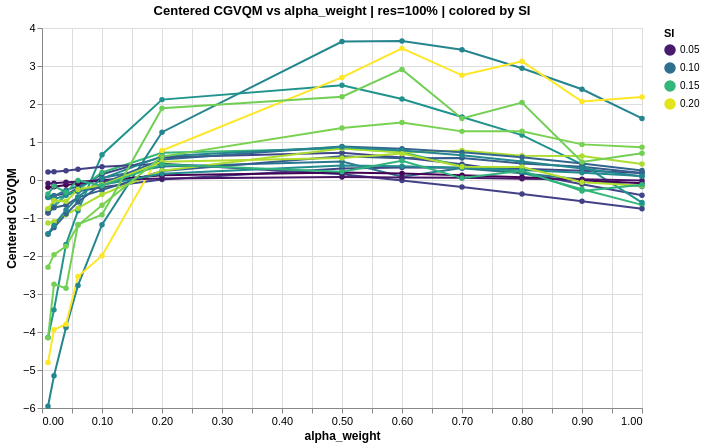

The code cell stored with this chart in its notebook:
### Code cell
# ──────────────────────────────────────────────
# Cell 6: Score curves — CGVQM vs TAA parameter value
#         one line per scene, colored by a chosen video feature
#         adjust feature/param/resolution to explore
# ──────────────────────────────────────────────

def plot_score_curves(df, stats_df, feature, param, resolution, features):
    """
    Shows how centered CGVQM changes as a TAA parameter sweeps its values.
    Each line = one scene, colored by the chosen video feature.
    Useful for seeing if e.g. high-TI scenes have different curve shapes for alpha_weight.
    """
    if feature not in features:
        print(f"Feature '{feature}' not available. Choose from: {features}")
        return None

    df_plot = df[
        (df['parameter'] == param) &
        (df['resolution'] == int(resolution))
    ].merge(stats_df, on='scene', how='inner')

    return alt.Chart(df_plot).mark_line(point=True).encode(
        x=alt.X('value:Q', title=param),
        y=alt.Y('score_centered:Q', title='Centered CGVQM',
                scale=alt.Scale(zero=False)),
        color=alt.Color(f'{feature}:Q',
                        scale=alt.Scale(scheme='viridis'),
                        title=feature),
        detail='scene:N',
        tooltip=['scene',
                 alt.Tooltip('value:Q'),
                 alt.Tooltip('score_centered:Q', format='.3f'),
                 alt.Tooltip(f'{feature}:Q', format='.4f')]
    ).properties(
        title=f'Centered CGVQM vs {param} | res={resolution}% | colored by {feature}',
        width=600,
        height=380,
    ).configure_title(fontSize=13).configure_axis(labelFontSize=11, titleFontSize=12)

# Example — change feature/param/resolution to explore:
plot_score_curves(df, stats_df,
                  feature='SI',
                  param='alpha_weight',
                  resolution='100',
                  features=features)

### Figure 1 — Vega-Lite specification as saved in the notebook (floating-point values rounded to 4 significant figures; data arrays with more than 128 entries replaced by an {"elided": "..."} marker saying what was removed)
{"config": {"view": {"continuousWidth": 300, "continuousHeight": 300}, "axis": {"labelFontSize": 11, "titleFontSize": 12}, "title": {"fontSize": 13}}, "data": {"name": "data-1d64f62910f68b16adb40d03facbf451"}, "mark": {"type": "line", "point": true}, "encoding": {"color": {"field": "SI", "scale": {"scheme": "viridis"}, "title": "SI", "type": "quantitative"}, "detail": {"field": "scene", "type": "nominal"}, "tooltip": [{"field": "scene", "type": "nominal"}, {"field": "value", "type": "quantitative"}, {"field": "score_centered", "format": ".3f", "type": "quantitative"}, {"field": "SI", "format": ".4f", "type": "quantitative"}], "x": {"field": "value", "title": "alpha_weight", "type": "quantitative"}, "y": {"field": "score_centered", "scale": {"zero": false}, "title": "Centered CGVQM", "type": "quantitative"}}, "height": 380, "title": "Centered CGVQM vs alpha_weight | res=100% | colored by SI", "width": 600, "$schema": "https://vega.github.io/schema/vega-lite/v6.1.0.json", "datasets": {"data-1d64f62910f68b16adb40d03facbf451": {"elided": "228 records"}}}
